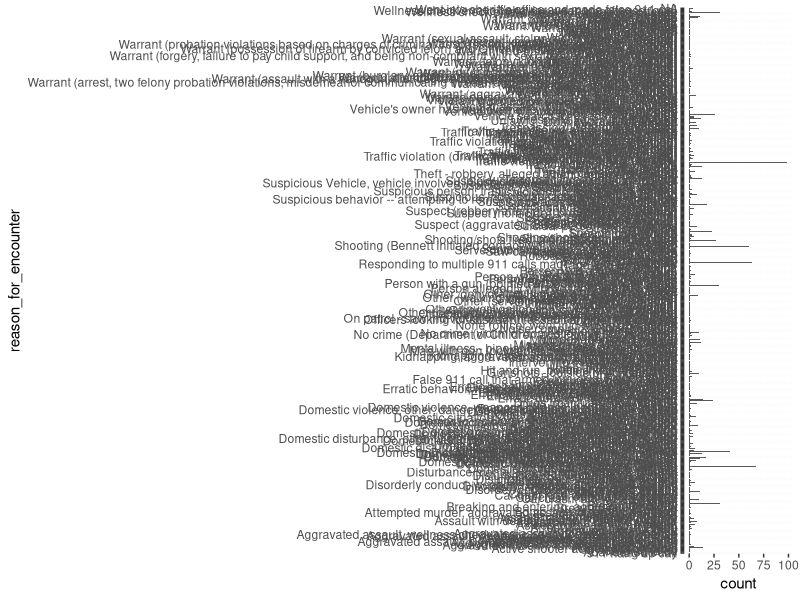

Write the R code that produced this figure. (Note: this script raises an error after producing the figure.)
#National binning

library (dplyr)
library (tidyr)
library(stringr)
library(tidyverse)
library(here)
install.packages("data.table")
install.packages("Here")
library(data.table)
install.packages("epitools")
library(epitools)


National<-read.csv(file = here('clean data/National/national_officer_name.csv'), stringsAsFactors = FALSE, header= TRUE)

View(National)


#Binning weapon, fleeing, threat level into 2 bins

#Weapon -> weapon and no weapon
#Weapon = 1, no weapon = 2
# Does vehicle = weapon? I am going to say yes for now but i can change this if neccesary. 

National$weapon_bin <- National$weapon

National$weapon_bin[str_detect(National$weapon_bin, "Gun")] <- 1
National$weapon_bin[str_detect(National$weapon_bin, "Knife")] <- 1
National$weapon_bin[str_detect(National$weapon_bin, "Sword")] <- 1
National$weapon_bin[str_detect(National$weapon_bin, "Machete")] <- 1
National$weapon_bin[str_detect(National$weapon_bin, "Weapon")] <- 1
National$weapon_bin[str_detect(National$weapon_bin, "Ax")] <- 1
National$weapon_bin[str_detect(National$weapon_bin, "Hachet")] <- 1
National$weapon_bin[str_detect(National$weapon_bin, "Vehicle")] <- 1
National$weapon_bin[str_detect(National$weapon_bin, "Taser")] <- 1

#Smae but not capitalized
National$weapon_bin[str_detect(National$weapon_bin, "gun")] <- 1
National$weapon_bin[str_detect(National$weapon_bin, "knife")] <- 1
National$weapon_bin[str_detect(National$weapon_bin, "sword")] <- 1
National$weapon_bin[str_detect(National$weapon_bin, "machete")] <- 1
National$weapon_bin[str_detect(National$weapon_bin, "weapon")] <- 1
National$weapon_bin[str_detect(National$weapon_bin, "ax")] <- 1
National$weapon_bin[str_detect(National$weapon_bin, "hachet")] <- 1
National$weapon_bin[str_detect(National$weapon_bin, "vehicle")] <- 1
National$weapon_bin[str_detect(National$weapon_bin, "taser")] <- 1

National$weapon_bin[National$weapon_bin != 1 ] <- 2


#Armed. armed= 1, unarmed = 2
National$armed_bin[National$armed_status== "Allegedly Armed"] <- 1
National$armed_bin[National$armed_status== "Unarmed/Did Not Have Actual Weapon"] <- 2
National$armed_bin[National$armed_status== "Unclear"] <- NA


#fleeing -> fleeing and not fleeing. fleeing = 1, not fleeing = 2
National$fleeing_bin[National$fleeing== "Not fleeing"] <- 2
National$fleeing_bin[National$fleeing== "Foot"] <- 1
National$fleeing_bin[National$fleeing== "Car"] <- 1


#threat level -> attack and not attack. attack = 2, not attack = 1

National$threat_bin[National$threat_level== "Attack"] <- 2
National$threat_bin[National$threat_level != "Attack"] <- 1


#Officer group size
National$officer_group_size_bin[National$officer_group_size== 1] <- 0
National$officer_group_size_bin[National$officer_group_size == 2] <- 1
National$officer_group_size_bin[National$officer_group_size > 2] <- 2

#Doing the odds ratios

# Weapon and officer group size. 1= weapon, 2= no weapon or i don't think it counts (stick, rock, door knob, etc.)

weapon_group <-table(National$officer_group_size_bin, National$weapon_bin)
print(weapon_group)
weapon_group_OR<-oddsratio(weapon_group)
print(weapon_group_OR$measure)
print(weapon_group_OR$p.value)

# IM not positive that im interpreting this correctly but i think this means that groups of 2+ officers are significantly less likely to shoot people without weapons.


#Threat level odds ratio. 2 = attack. 1 = not attack
threat_group <-table(National$officer_group_size_bin, National$threat_bin)


print(threat_group)

threat_group_OR<-oddsratio(threat_group)

print(threat_group_OR$measure)
print(threat_group_OR$p.value)
#Officers in larger groups significantly less likely to kill someone if they werent attacking compared to officers in groups of 1 (and maybe 2 but i havnt don that yet). 
#The odds of being shot while attacking vs not attacking are significantly higher for more then 2 officers 
#AKA, 1 officer = more killings of non-attackers. 3+ officers = less killing of non attacker. Because single officer feels more threatened?


#fleeing - fleeing = 1, not fleeing = 2

fleeing_group <-table(National$officer_group_size_bin, National$fleeing_bin)
print(fleeing_group)

fleeing_group_OR<-oddsratio(fleeing_group)
print(fleeing_group_OR$measure)
#So no significant results for fleeing 




# Data visualization for reason_for_encounter and encounter_type
ggplot(National, aes(reason_for_encounter))+
  geom_bar() +
  coord_flip()
#Oh shit. That was not ideal
#So i can even see the situation, I want to turn everything that is repeated 2 times or less into NA but i am struggling with that
National_RFE_narrow <- National$reason_for_encounter[!unique(National$reason_for_encounter), ]

National_RFE_narrow$RFE <-National$reason_for_encounter[replace_na(unique(National$reason_for_encounter))]

View(National_RFE_narrow)
#hepl.


#trying with encounter_type
ggplot(National, aes(encounter_type))+
  geom_bar() +
  coord_flip()

#This looks more managable
#Im going to narrow this down a little. 

National$encounter_type[str_detect(National$encounter_type, "Domestic")] <- "Domestic Disturbance"
National$encounter_type[National$encounter_type == "None/Unknown" ] <- NA
National$encounter_type[National$encounter_type == "NA" ] <- NA
National$encounter_type[str_detect(National$encounter_type, "Person")] <- "Person with a Weapon"
National$encounter_type[str_detect(National$encounter_type, "Traffic")] <- "Traffic Stop/Other Non-Violent Offense"
National$encounter_type[str_detect(National$encounter_type, "Non-Violent")] <- "Traffic Stop/Other Non-Violent Offense"

ggplot(National, aes(encounter_type))+
  geom_bar() +
  coord_flip()

#To do:
#Bin into violent / non violent 
#This graph by subject_race
#EDA work for national 
